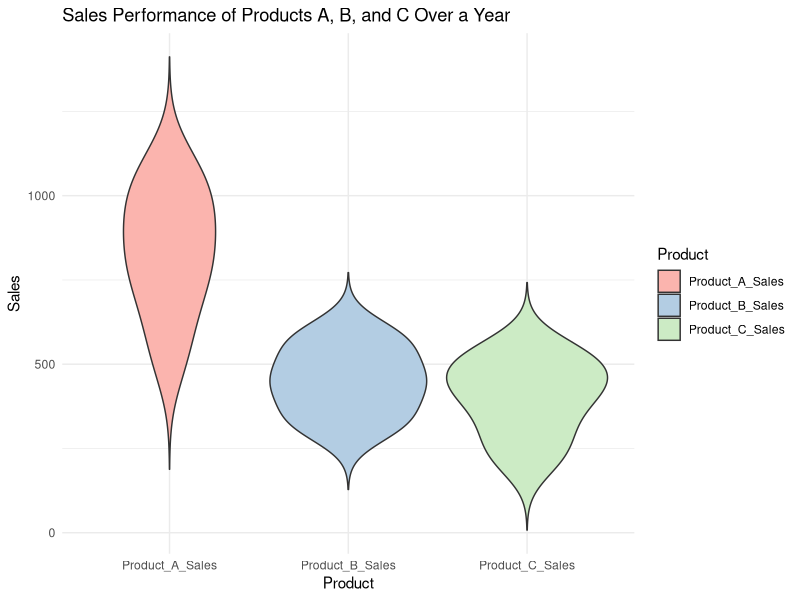

The R script that drew this image:
library(ggplot2)
library(reshape2)
data <- data.frame(
  Month = c('Jan', 'Feb', 'Mar', 'Apr', 'May', 'Jun', 'Jul', 'Aug', 'Sep', 'Oct', 'Nov'),
  Product_A_Sales = c(500, 600, 700, 800, 750, 850, 900, 950, 1000, 1050, 1100),
  Product_B_Sales = c(300, 320, 350, 400, 420, 450, 480, 500, 550, 580, 600),
  Product_C_Sales = c(200, 250, 300, 350, 400, 420, 450, 470, 500, 530, 550)
)
data_melted <- melt(data, id.vars = 'Month', variable.name = 'Product', value.name = 'Sales')
ggplot(data_melted, aes(x = Product, y = Sales, fill = Product)) +
  geom_violin(trim = FALSE) +
  labs(title = 'Sales Performance of Products A, B, and C Over a Year',
       x = 'Product',
       y = 'Sales') +
  theme_minimal() +
  scale_fill_brewer(palette = "Pastel1")
